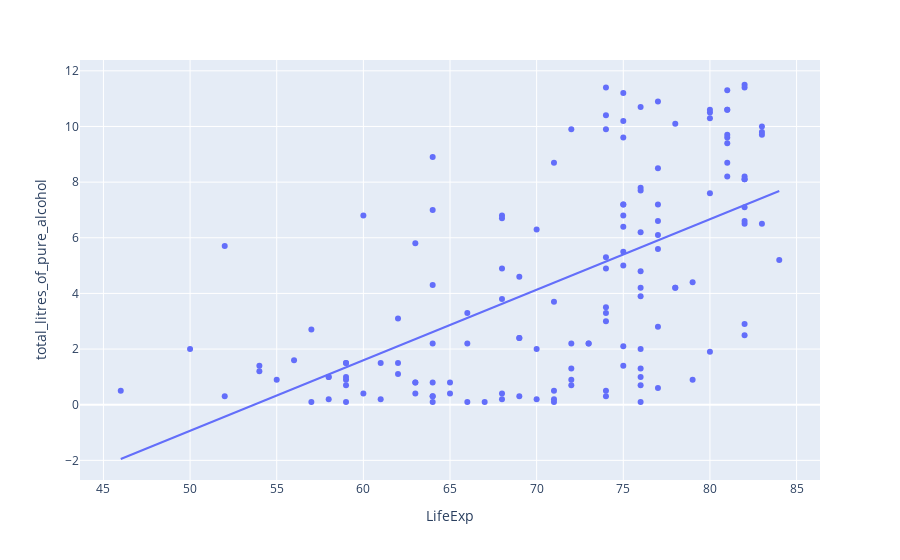

The notebook cell saved with this chart:
### Code cell
fig = px.scatter(df,x= 'LifeExp', y='total_litres_of_pure_alcohol',trendline="ols")
fig.show()

### Figure 1 — Plotly figure (JSON) as saved in the notebook; plotly's stock layout.template omitted (floating-point values rounded to 4 significant figures; data arrays with more than 128 entries replaced by an {"elided": "..."} marker saying what was removed)
{"data": [{"hovertemplate": "LifeExp=%{x}<br>total_litres_of_pure_alcohol=%{y}<extra></extra>", "legendgroup": "", "marker": {"color": "#636efa", "symbol": "circle"}, "mode": "markers", "name": "", "orientation": "v", "showlegend": false, "type": "scatter", "x": {"elided": "143 int values"}, "xaxis": "x", "y": {"elided": "143 float values"}, "yaxis": "y"}, {"hovertemplate": "<b>OLS trendline</b><br>total_litres_of_pure_alcohol = 0.253439 * LifeExp + -13.6097<br>R<sup>2</sup>=0.349045<br><br>LifeExp=%{x}<br>total_litres_of_pure_alcohol=%{y} <b>(trend)</b><extra></extra>", "legendgroup": "", "marker": {"color": "#636efa", "symbol": "circle"}, "mode": "lines", "name": "", "showlegend": false, "type": "scatter", "x": {"elided": "143 int values"}, "xaxis": "x", "y": {"elided": "143 float values"}, "yaxis": "y"}], "layout": {"legend": {"tracegroupgap": 0}, "margin": {"t": 60}, "xaxis": {"anchor": "y", "domain": [0, 1], "title": {"text": "LifeExp"}}, "yaxis": {"anchor": "x", "domain": [0, 1], "title": {"text": "total_litres_of_pure_alcohol"}}}}
